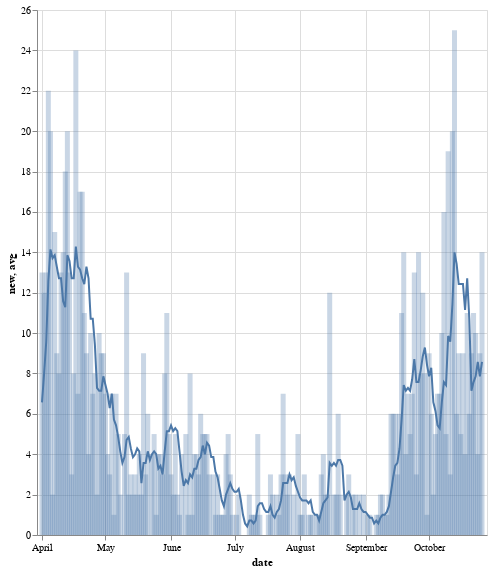

This figure's notebook cell:
### Code cell
new_daily

### Figure 1 — Vega-Lite specification as saved in the notebook (floating-point values rounded to 4 significant figures; data arrays with more than 128 entries replaced by an {"elided": "..."} marker saying what was removed)
{"config": {"view": {"continuousWidth": 400, "continuousHeight": 300}}, "layer": [{"mark": {"type": "bar", "fillOpacity": 0.3}, "encoding": {"x": {"type": "temporal", "field": "date"}, "y": {"type": "quantitative", "field": "new"}}}, {"mark": "line", "encoding": {"x": {"type": "temporal", "field": "date"}, "y": {"type": "quantitative", "field": "avg"}}}], "data": {"name": "data-a343df6d8fa079fe18137207059bf62b"}, "height": 525, "width": 450, "$schema": "https://vega.github.io/schema/vega-lite/v4.8.1.json", "datasets": {"data-a343df6d8fa079fe18137207059bf62b": {"elided": "209 records"}}}
